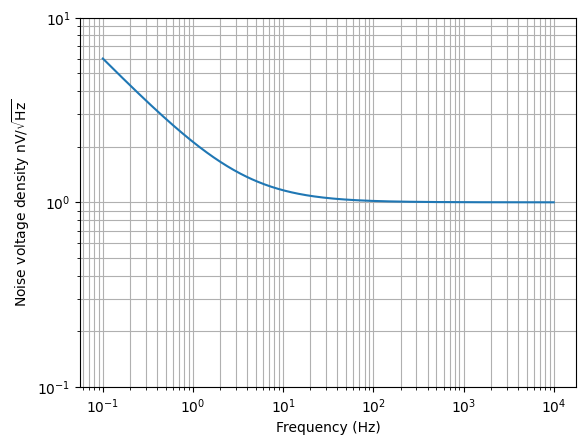

Source code (Python):
from lcapy import f, sqrt
V = 1e-9 * sqrt(3.5 / f + 1)
ax = (V * 1e9).plot((-1, 4), loglog=True)
ax.grid(True, 'both')
ax.set_ylabel('Noise voltage density nV$\sqrt{\mathrm{Hz}}$')
ax.set_ylim(0.1, 10)

from matplotlib.pyplot import savefig
savefig(__file__.replace('.py', '.png'), bbox_inches='tight')
